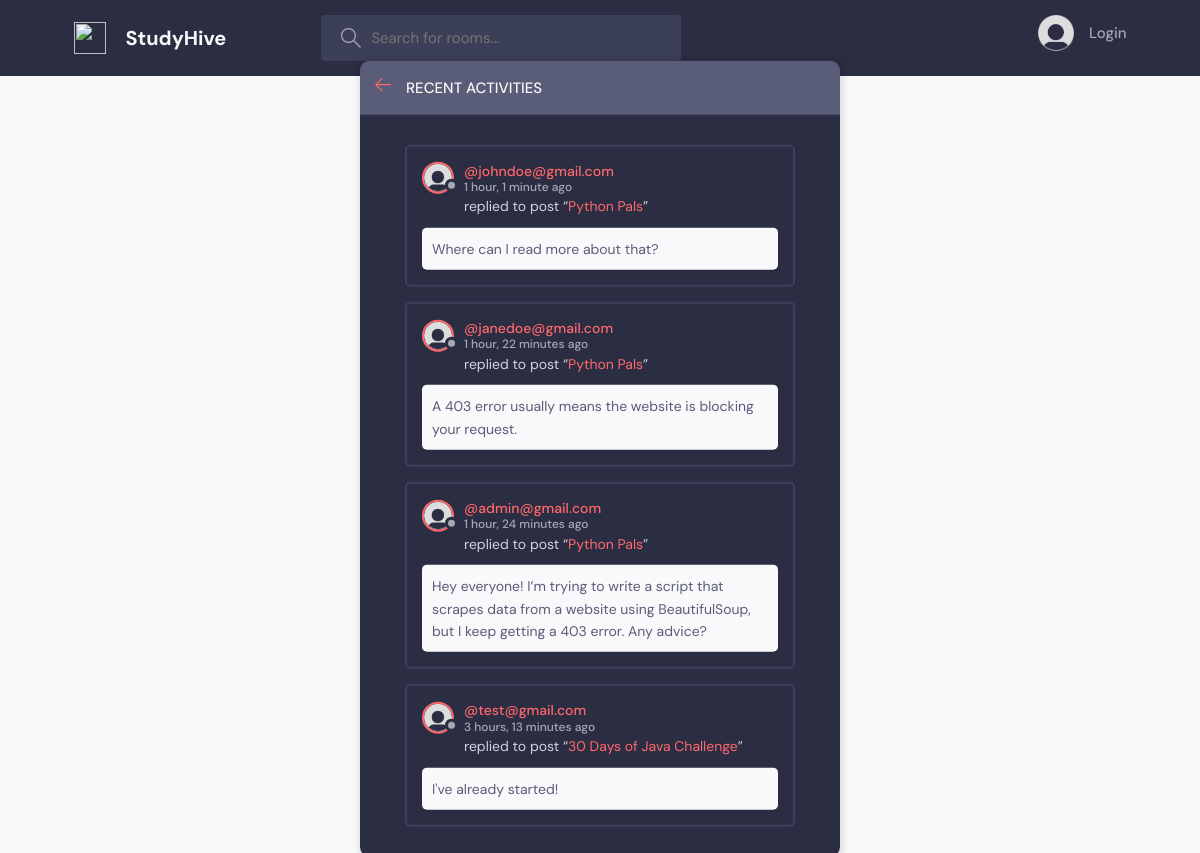
The page /activity/ on the database its author committed.
### base/models.py (models this page shows, shortened)
class Message(models.Model):
  user = models.ForeignKey(User, on_delete=models.CASCADE)
  room = models.ForeignKey(Room, on_delete=models.CASCADE)
  body = models.TextField()
  updated = models.DateTimeField(auto_now=True)
  created = models.DateTimeField(auto_now_add=True)
  class Meta:
    ordering = ['-updated', '-created']

class User(AbstractUser):
  name = models.CharField(max_length=200, null=True)
  email = models.EmailField(unique=True, null=True)
  bio = models.TextField(null=True)
  avatar = models.ImageField(null=True, default="avatar.png")
  USERNAME_FIELD = 'email'
  REQUIRED_FIELDS = []

class Room(models.Model):
  host = models.ForeignKey(User, on_delete=models.SET_NULL, null=True)
  topic = models.ForeignKey(Topic, on_delete=models.SET_NULL, null=True)
  name = models.CharField(max_length=200)
  description = models.TextField(null=True, blank=True)
  participants = models.ManyToManyField(User, related_name='participants', blank=True)
  updated = models.DateTimeField(auto_now=True)
  created = models.DateTimeField(auto_now_add=True)
  class Meta:
    ordering = ['-updated', '-created']
  def __str__(self):
    return self.name

### base/views.py (the view)
# urls.py: path('activity/', views.activity_page, name="activity"),
def activity_page(request):
  room_messages = Message.objects.all()
  return render(request, 'base/activity.html', {'room_messages': room_messages})

### base/templates/base/activity.html (shortened to what this page needs)
{% extends 'main.html' %}
{% block content %}
<main class="layout">
  <div class="container">
    <div class="layout__box">
      <div class="layout__boxHeader">
        <div class="layout__boxTitle">
          <a href="{% url 'home' %}">
            <svg version="1.1" xmlns="http://www.w3.org/2000/svg" width="32" height="32" viewBox="0 0 32 32">
              <title>arrow-left</title>
              <path
                d="M13.723 2.286l-13.723 13.714 13.719 13.714 1.616-1.611-10.96-10.96h27.625v-2.286h-27.625l10.965-10.965-1.616-1.607z">
              </path>
              </path>
            </svg>
          </a>
          <h3>Recent Activities</h3>
        </div>
      </div>
      <div class="activities-page layout__body">
        {% for message in room_messages %}
        <div class="activities__box">
          <div class="activities__boxHeader roomListRoom__header">
            <a href="{% url 'user-profile' message.user.id %}" class="roomListRoom__author">
              <div class="avatar avatar--small">
                <img src="{{message.user.avatar.url}}" />
              </div>
              <p>
                @{{message.user}}
                <span>{{message.created|timesince}} ago</span>
              </p>
            </a>
          </div>
          <div class="activities__boxContent">
            <p>replied to post “<a href="{% url 'room' message.room.id %}">{{message.room}}</a>”</p>
            <div class="activities__boxRoomContent">
              {{message.body}}
            </div>
          </div>
        </div>
        {% endfor %}
      </div>
    </div>
  </div>
</main>
{% endblock content %}

### static/styles/style.css (style rules this page uses)
:root { --color-main: #FF686B; --color-main-light: #FFD7D9; --color-dark: #2B2D42; --color-dark-medium: #3C3F58; --color-dark-light: #5A5D77; --color-light: #F7F7F9; --color-gray: #A8A8B3; --color-light-gray: #D1D1E1; --color-bg: #F9F9FB; --color-accent: #FFB86C; --color-success: #4CAF50; --color-error: #FF4433; }
* { font-family: "DM Sans", -apple-system, BlinkMacSystemFont, "Segoe UI", Roboto, Oxygen, Ubuntu, Cantarell, "Open Sans", "Helvetica Neue", sans-serif; margin: 0; padding: 0; box-sizing: border-box; text-rendering: optimizeLegibility; font-size: inherit; }
html { font-size: 56.25%; }
@media only screen and (min-width: 1200px) { html { font-size: 62.5%; } }
body { line-height: 1.6; font-weight: 400; font-size: 1.5rem; color: var(--color-light-gray); background-color: var(--color-bg); min-height: 100vh; }
img { width: 100%; }
a { display: inline-block; color: var(--color-main); text-decoration: none; }
.container { max-width: 120rem; width: 90%; margin: auto; }
.avatar { position: relative; display: inline-block; border-radius: 50%; border: 2px solid var(--color-main); }
.avatar img { display: block; border-radius: 50%; object-fit: cover; object-position: center; }
.avatar::after { content: ""; display: block; position: absolute; background-color: var(--color-gray); z-index: 111; border-radius: 50%; border: 0.3rem solid var(--color-dark); }
.avatar.avatar--small img { width: 2.8rem; height: 2.8rem; }
.avatar.avatar--small:after { width: 0.7rem; height: 0.7rem; bottom: 0px; right: -6px; }
.layout { margin-top: 2.4rem; }
.layout > .container { display: flex; justify-content: space-between; align-items: flex-start; }
.layout__box { width: 90%; max-width: 48rem; min-height: 40rem; position: absolute; top: 50%; left: 50%; transform: translate(-50%, -46%); background-color: var(--color-dark); border-radius: 1rem; box-shadow: 1px 1px 6px 3px rgba(0, 0, 0, 0.1); overflow: hidden; }
.layout__boxHeader { display: flex; padding: 1.5rem; background-color: var(--color-dark-light); }
.layout__boxTitle { display: flex; gap: 1.5rem; align-items: center; }
.layout__boxTitle h3 { text-transform: uppercase; font-weight: 500; color: var(--color-light); }
.layout__boxTitle svg { width: 1.6rem; height: 1.6rem; fill: var(--color-main); }
.layout__body { margin: 3rem; }
.roomListRoom__header { display: flex; justify-content: space-between; align-items: center; }
.roomListRoom__author { font-weight: 500; display: flex; align-items: center; gap: 1rem; }
.activities__box { margin: 1.5rem; padding: 1.5rem; border: 2px solid var(--color-dark-medium); border-radius: 5px; }
.activities__boxHeader p { font-size: 1.4rem; line-height: 1.3; }
.activities__boxHeader p span { color: var(--color-gray); font-size: 1.2rem; display: block; }
.activities__boxContent { margin-left: 4.2rem; }
.activities__boxContent { font-size: 1.4rem; }
.activities__boxRoomContent { background: var(--color-bg); padding: 1rem; border-radius: 5px; margin-top: 1rem; margin-left: -4.2rem; color: var(--color-dark-light); }

### rows shown on the page
Message: user.avatar (placeholder picture), user "johndoe@gmail.com", created "1 hour, 1 minute", room "Python Pals", body "Where can I read more about that?"
Message: user.avatar (placeholder picture), user "janedoe@gmail.com", created "1 hour, 22 minutes", room "Python Pals", body "A 403 error usually means the website is blocking your request."
Message: user.avatar (placeholder picture), user "admin@gmail.com", created "1 hour, 24 minutes", room "Python Pals", body "Hey everyone! I’m trying to write a script that scrapes data from a website using BeautifulSoup, but I keep getting a 403 error. Any advice?"
Message: user.avatar (placeholder picture), user "test@gmail.com", created "3 hours, 13 minutes", room "30 Days of Java Challenge", body "I've already started!"
